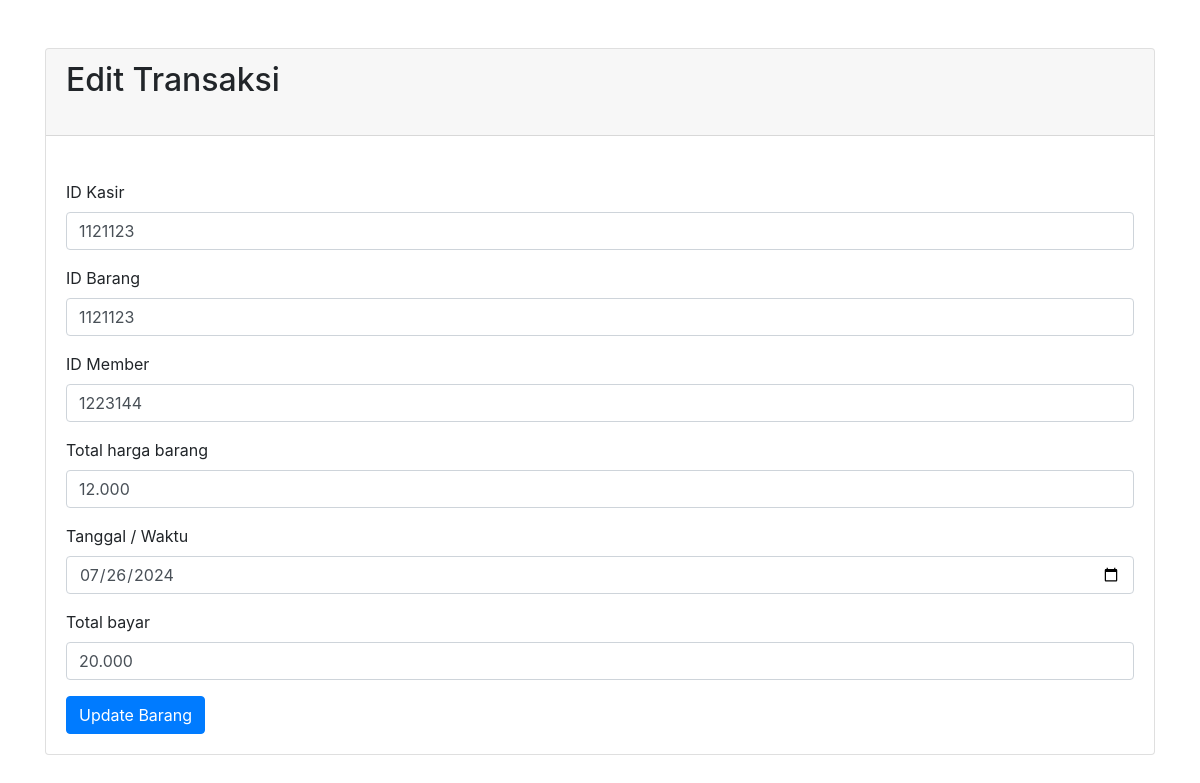
/transaksi/edit.php?edit=2, run on the app's committed database.
### tables this page shows
CREATE TABLE `transaksi` (
  `id_transaksi` int NOT NULL,
  `id_kasir` int NOT NULL,
  `id_barang` int NOT NULL,
  `id_member` int NOT NULL,
  `ttl_harga_barang` text NOT NULL,
  `tanggal_waktu` datetime NOT NULL ON UPDATE CURRENT_TIMESTAMP,
  `total_bayar` text NOT NULL
);

### transaksi/edit.php (the view, shortened to what this page needs)
<?php
include __DIR__ . '../transaksi.php';
?>
<!DOCTYPE html>
<html lang="en">
<head>
    <link href="https://maxcdn.bootstrapcdn.com/bootstrap/4.5.2/css/bootstrap.min.css" rel="stylesheet">
</head>
<body>
<div class="container mt-5">
    <div class="card">
        <div class="card-header">
            <h2 class="mb-4">Edit Transaksi</h2>
        </div>
        <div class="card-body">
            <?php if (isset($_GET['edit'])):
                $id_transaksi = $_GET['edit'];
                $sql = "SELECT * FROM transaksi WHERE id_transaksi=$id_transaksi";
                $result = $conn->query($sql);
                $row = $result->fetch_assoc();
            ?>
            <form action="edit.php" method="POST" class="mt-4">
            <div class="form-group">
                    <label for="id_kasir">ID Kasir</label>
                    <input type="number" class="form-control" id="id_kasir" name="id_kasir" value="<?php echo $row['id_kasir']; ?>">
                </div>
                <div class="form-group">
                    <label for="id_barang">ID Barang</label>
                    <input type="number" class="form-control" id="id_barang" name="id_barang" value="<?php echo $row['id_kasir']; ?>">
                </div>
                <div class="form-group">
                    <label for="id_member">ID Member</label>
                    <input type="number" class="form-control" id="id_member" name="id_member" value="<?php echo $row['id_member']; ?>">
                </div>
                <div class="form-group">
                    <label for="ttl_harga_barang">Total harga barang</label>
                    <input type="text" class="form-control" id="ttl_harga_barang" name="ttl_harga_barang" value="<?php echo $row['ttl_harga_barang']; ?>">
                </div>
                <div class="form-group">
                    <label for="tanggal_waktu">Tanggal / Waktu</label>
                    <input type="date" class="form-control" id="tanggal_waktu" name="tanggal_waktu" value="<?php echo isset ($row['tanggal_waktu']) ? date('Y-m-d', strtotime($row['tanggal_waktu'])) : ''; ?>">
                </div>
                <div class="form-group">
                    <label for="total_bayar">Total bayar</label>
                    <input type="number" class="form-control" id="total_bayar" name="total_bayar" value="<?php echo $row['total_bayar']; ?>">
                </div>
                <button type="submit" name="update" class="btn btn-primary">Update Barang</button>
            </form>
            <?php endif; ?>
        </div>
    </div>
</div>
</body>
</html>

### data on the page
transaksi: id_kasir "1121123", id_barang "1121123", id_member "1223144", ttl_harga_barang "12.000", tanggal_waktu "07/26/2024", total_bayar "20.000"
